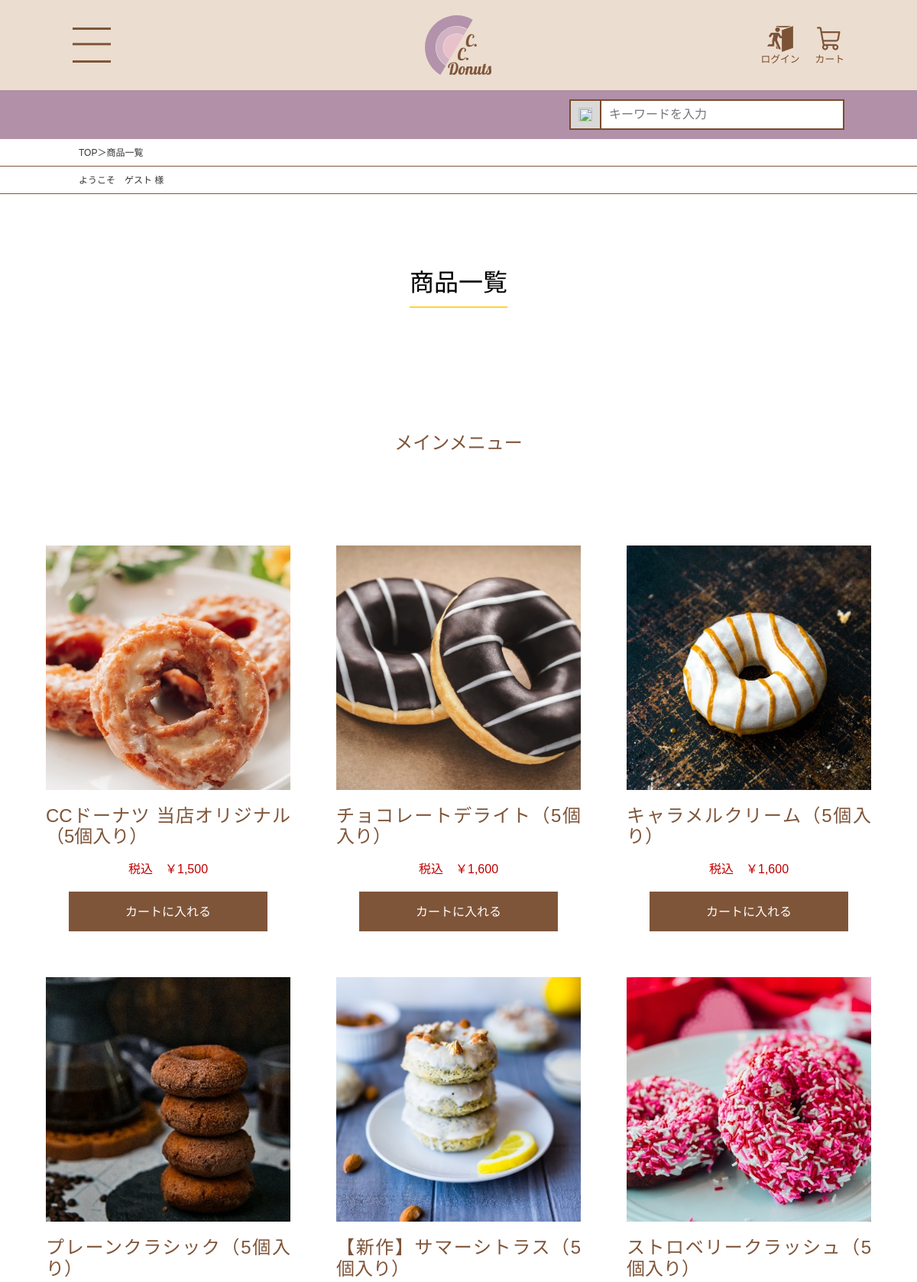
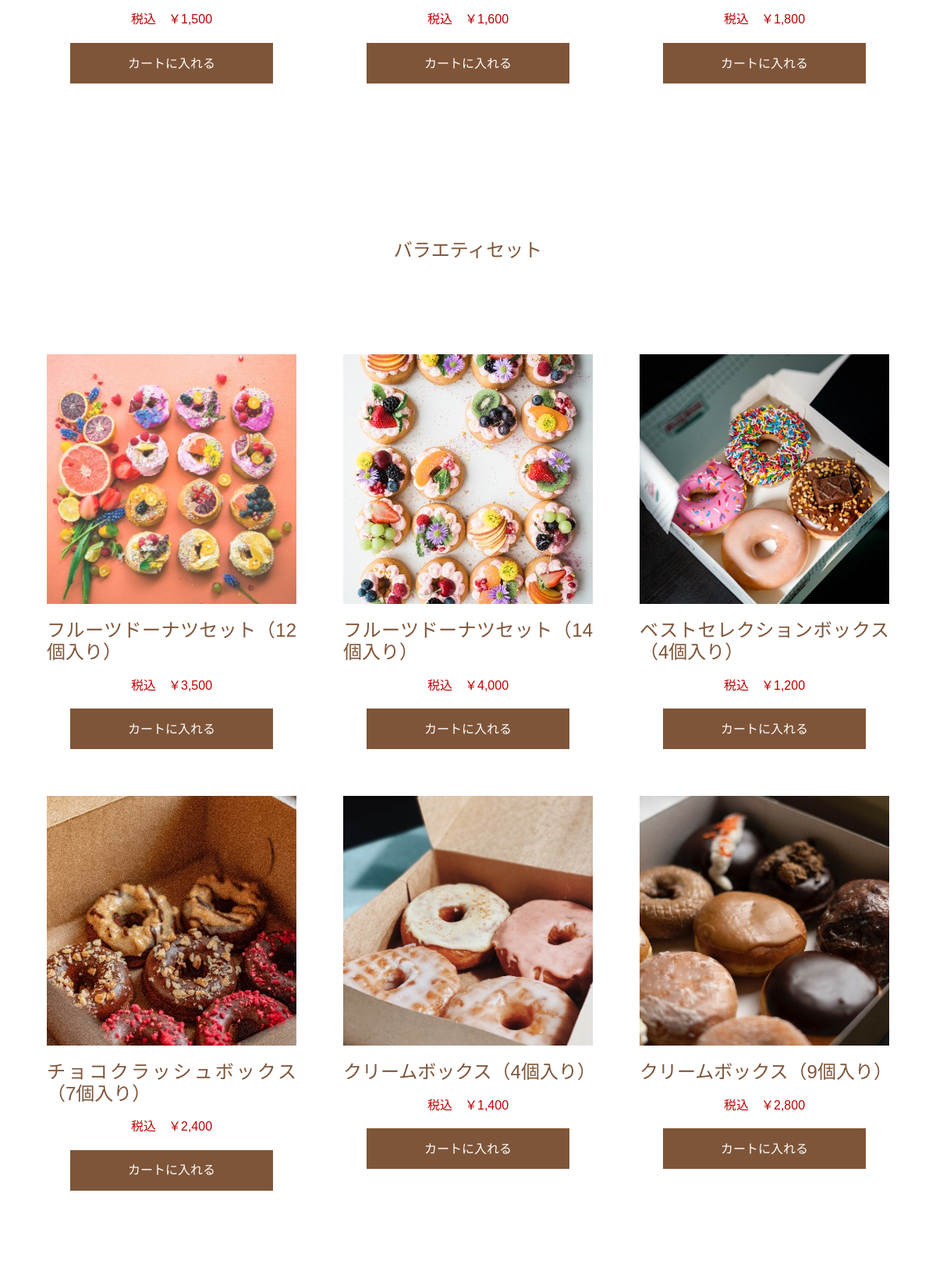
/products.php (upper part), run on the app's committed database (2 pictures, top to bottom).
### tables this page shows
CREATE TABLE `products` (
  `id` int(11) NOT NULL AUTO_INCREMENT,
  `name` varchar(50) NOT NULL,
  `price` int(11) NOT NULL,
  `introduction` varchar(1000) NOT NULL,
  `image` varchar(100) DEFAULT NULL,
  `isNew` int(11) NOT NULL,
  `isSet` tinyint(1) NOT NULL DEFAULT 0,
  PRIMARY KEY (`id`)
);

### app/auth.php (called while the page is built, shortened)
<?php
function isLoggedIn(): bool
{
    return isset($_SESSION['customer']);
}

### products.php (the view, shortened to what this page needs)
<?php
require_once __DIR__ . '/app/auth.php';
$pdo = getDbConnection();
$stmt = $pdo->query("
    SELECT id, name, price, image, isNew, isSet
    FROM products
    WHERE 1
    ORDER BY id ASC
");
$allPproducts = $stmt->fetchAll();
$productsMain = [];
$productsSet  = [];
foreach ($allPproducts as $p) {
	if ((int)$p['isSet'] === 1) {
		$productsSet[] = $p;
	} else {
		$productsMain[] = $p;
	}
}
function renderProductCards(array $products): void
{
	foreach ($products as $p):
		$pid   = (int)$p['id'];
		$name  = (string)($p['name'] ?? '');
		$price = (int)($p['price'] ?? 0);
		$img   = trim((string)($p['image'] ?? ''));
		$imgSrc = $img !== '' ? "images/" . rawurlencode($img) : "images/noimage.jpg";
		$isNew = (int)($p['isNew'] ?? 0);
?>
		<article class="cardItem">
			<a href="productDetail.php?id=<?= $pid ?>" class="thumb" aria-label="<?= htmlspecialchars($name, ENT_QUOTES, 'UTF-8'); ?>">
				<img src="<?= htmlspecialchars($imgSrc, ENT_QUOTES, 'UTF-8'); ?>"
					alt="<?= htmlspecialchars($name, ENT_QUOTES, 'UTF-8'); ?>"
					loading="lazy">
			</a>
			<h4 class="cardTitle">
				<a href="productDetail.php?id=<?= $pid ?>">
					<?= ($isNew ? '【新作】' : '') . htmlspecialchars($name, ENT_QUOTES, 'UTF-8'); ?>
				</a>
			</h4>
			<p class="cardPrice">税込　￥<?= number_format($price) ?></p>
			<form action="cart.php" method="post" class="cartButton">
				<button type="submit" name="action" value="add" class="btnAddToCart">カートに入れる</button>
			</form>
		</article>
<?php
	endforeach;
}
?>
<!DOCTYPE html>
<html lang="ja">
<?php
require "head.php";
?>
<body>
	<?php require "header.php" ?>
	<main>
		<?php
		$breadcrumbs = [
			['label' => 'TOP', 'url' => 'index.php'],
			['label' => '商品一覧', 'url' => null],
		];
		require "breadcrumbs.php"
		?>
		<div class="loginUserContainer">
			<p><?= isLoggedIn() ? getLoginUserName() : 'ようこそ　ゲスト' ?> 様</p>
		</div>
		<section class="productsSection">
			<h1 class="sectionTitle">商品一覧</h1>
			<section class="productsSubSection">
				<h2 class="productsSubTitle">メインメニュー</h2>
				<div class="cardGrid">
					<?php renderProductCards($productsMain); ?>
				</div>
			</section>
			<section class="productsSubSection">
				<h2 class="productsSubTitle">バラエティセット</h2>
				<div class="cardGrid">
				</div>
			</section>
		</section>
	</main>
</body>
</html>

### head.php (shortened to what this page needs)
<head>
	<link rel="stylesheet" href="styles/reset.css">
	<link rel="stylesheet" href="styles/style.css">
	<link rel="stylesheet" href="styles/index.css">
	<link rel="stylesheet" href="styles/products.css">
	<link rel="stylesheet" href="styles/productDetail.css">
	<link rel="stylesheet" href="styles/cart.css">
	<link rel="stylesheet" href="styles/login.css">
</head>

### header.php (shortened to what this page needs)
<header class="siteHeader">
	<div class="headerBar">
		<button class="menuButton" id="menuButton">
			<img src="images/drawerIcon.svg" alt="Drawer Menu Icon">
		</button>
		<a href="index.php" class="logoWrap">
			<img src="images/pcHeaderLogo.svg" alt="C.C. Donuts">
		</a>
		<div class="headerActions">
			<?php
			if (isLoggedIn()) {
			?>
				<a href="logout.php" class="actionItem" id="logoutBtn">
					<div class="iconWrap">
						<img src="images/runout.png" alt="ログアウト">
						<span class="actionLabel">ログアウト</span>
					</div>
				</a>
			<?php
			} else {
			?>
				<a href="login.php">
					<div class="iconWrap">
						<img src="images/runin.png" alt="ログイン">
						<span class="actionLabel">ログイン</span>
					</div>
				</a>
			<?php
			}
			?>
			<a href="cart.php" class="actionItem">
				<div class="iconWrap">
					<img src="images/cartLogo.svg" alt="カート">
					<span class="actionLabel">カート</span>
				</div>
			</a>
		</div>
	</div>
	<div class="searchArea">
		<form class="searchForm" action="search.php" method="get" role="search">
			<button class="searchButton" type="submit">
				<img src="images/searchIcon.svg" class="searchIcon">
			</button>
			<input class="searchInput" type="text" name="q" placeholder="キーワードを入力" />
		</form>
	</div>
</header>

### breadcrumbs.php
<div class="breadcrumbContainer">
	<p class="breadcrumb">
		<?php
		if (empty($breadcrumbs)) {
			echo 'undefined';
		} else {
			foreach ($breadcrumbs as $i => $bc) {
				if ($i !== 0) {
					echo '＞';
				}
				$label = htmlspecialchars($bc['label'] ?? '', ENT_QUOTES, 'UTF-8');
				$url   = $bc['url']   ?? null;
				if ($url) {
					$href = htmlspecialchars($url, ENT_QUOTES, 'UTF-8');
					echo '<a href="' . $href . '">' . $label . '</a>';
				} else {
					echo $label;
				}
			}
		}
		?>
	</p>
</div>

### styles/style.css (style rules this page uses)
:root { --beige: #ebddcf; --beige-deep: #e6d7c9; --brown: #7b4b2b; --brown-deep: #5b351c; --lavender: #b190a8; --lavender-deep: #a07f99; --text: #333; }
body { margin: 0; color: var(--text); background: #fff; max-width: 1366px; margin-left: auto; margin-right: auto; font-family: "Noto Sans JP", sans-serif; font-weight: 400; }
.sectionTitle { display: block; max-width: 1200px; margin-left: auto; margin-right: auto; padding-top: 100px; padding-bottom: 100px; font-size: 2rem; text-align: center; line-height: 1.0; color: black; text-decoration-line: underline; text-decoration-thickness: 2px; text-decoration-style: solid; text-decoration-color: #ffd233; text-underline-offset: 20px; }
.siteHeader { background: var(--beige); }
.headerBar { display: grid; grid-template-columns: 1fr 1fr 1fr; align-items: center; padding: 20px 95px; }
.menuButton { justify-self: start; cursor: pointer; }
.menuButton img { width: 50px; height: 50px; }
.logoWrap { justify-self: center; display: flex; align-items: center; justify-content: center; }
.logoWrap img { display: block; width: 87px; height: 78px; }
.headerActions { justify-self: end; display: flex; align-items: center; gap: 20px; }
.actionItem { display: flex; flex-direction: column; align-items: center; text-decoration: none; }
.iconWrap { display: flex; flex-direction: column; align-items: center; }
.iconWrap img { width: 36px; height: 36px; display: block; }
.actionLabel { font-size: .8rem; margin-top: 2px; color: var(--brown); display: block; }
.searchArea { background: var(--lavender); padding: 12px 95px; }
.searchForm { margin: 0; display: flex; align-items: center; gap: 0; justify-content: flex-end; }
.searchButton { box-sizing: border-box; display: inline-flex; align-items: center; justify-content: center; width: 40px; height: 40px; border: 2px solid var(--brown); border-right: 0; background: #d9d9d9; cursor: pointer; }
.searchIcon { width: 18px; height: 18px; }
.searchInput { box-sizing: border-box; width: 320px; height: 40px; border: 2px solid var(--brown); padding: 0 10px; outline: none; background-color: white; }
:root { --content-left: 0px; --nav-width: 583px; --nav-x: calc(-1 * (var(--nav-width) + var(--content-left))); --ease: 320ms cubic-bezier(.2, .7, .2, 1); }
.breadcrumbContainer { display: flex; width: 100%; height: 36px; border-bottom: 1px solid #7f5539; padding-left: 103px; align-items: center; font-size: 0.75rem; line-height: 1.0; }
.loginUserContainer { display: flex; width: 100%; height: 36px; border-bottom: 1px solid #7f5539; padding-left: 103px; align-items: center; font-size: 0.75rem; line-height: 1.0; }

### styles/products.css (style rules this page uses)
.productsSection { width: fit-content; margin-left: auto; margin-right: auto; }
.productsSubSection { max-width: 1200px; padding: 80px 60px 120px; }
.productsSubTitle { font-size: 1.5rem; color: #7f5539; text-align: center; }
.cardGrid { display: grid; gap: 60px; padding-top: 120px; grid-template-columns: repeat(3, 320px); }
.cardItem { display: flex; flex-direction: column; align-items: center; gap: 20px; }
.cardItem img { width: 320px; height: 320px; object-fit: cover; display: block; }
.cardTitle { font-size: 1.5rem; color: #7f5539; text-align: justify; }
.cardPrice { color: #bf0000; }
.cartButton { background: #7f5539; width: 260px; height: 52px; color: #fff; cursor: pointer; text-align: center; line-height: 52px; }

### data on the page
products: image (picture), name "CCドーナツ 当店オリジナル（5個入り）", price "1,500"
products: image (picture), name "チョコレートデライト（5個入り）", price "1,600"
products: image (picture), name "キャラメルクリーム（5個入り）", price "1,600"
products: image (picture), name "プレーンクラシック（5個入り）", price "1,500"
products: image (picture), isNew "【新作】", name "サマーシトラス（5個入り）", price "1,600"
products: image (picture), name "ストロベリークラッシュ（5個入り）", price "1,800"
products: image (picture), name "フルーツドーナツセット（12個入り）", price "3,500"
products: image (picture), name "フルーツドーナツセット（14個入り）", price "4,000"
products: image (picture), name "ベストセレクションボックス（4個入り）", price "1,200"
products: image (picture), name "チョコクラッシュボックス（7個入り）", price "2,400"
products: image (picture), name "クリームボックス（4個入り）", price "1,400"
products: image (picture), name "クリームボックス（9個入り）", price "2,800"

### other printed values
$label "TOP"
$label "商品一覧"
